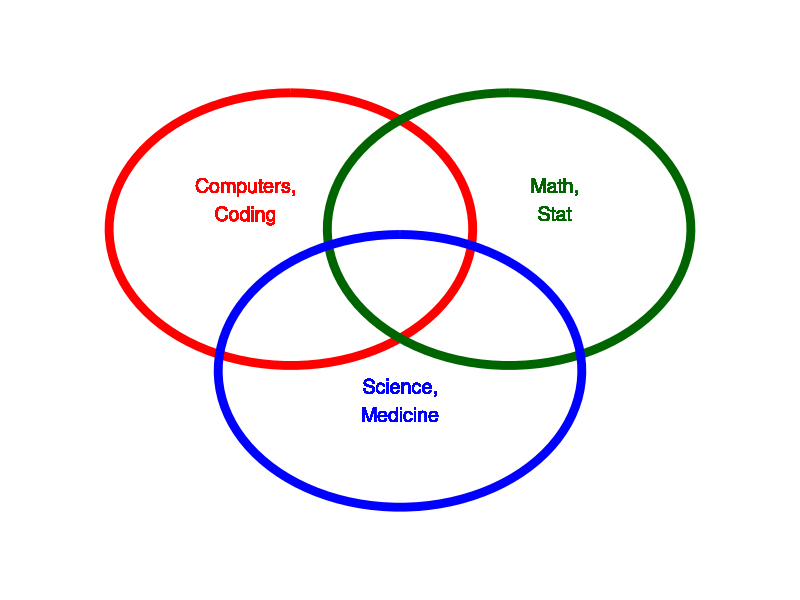
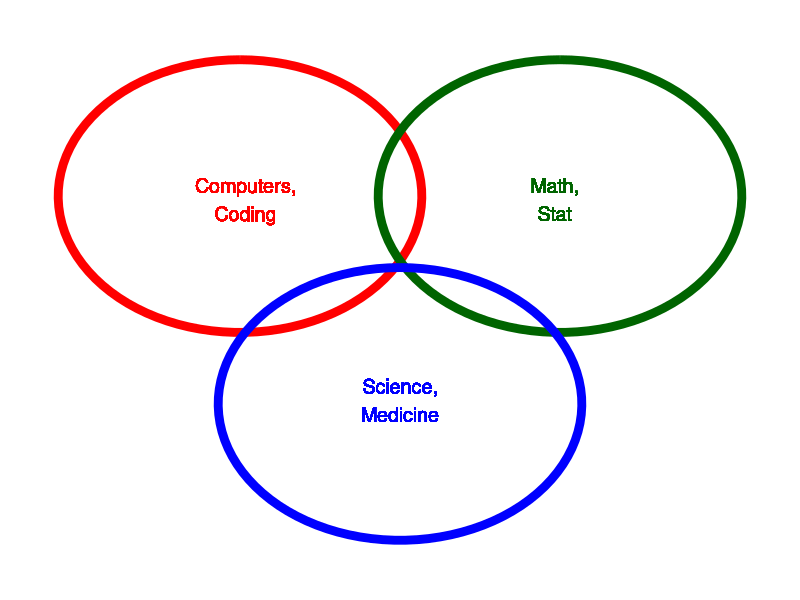

Source code (R) for these figures, in order:
## ---- chunk 1
#| label: venn-diagrams-01
#| echo: false
#| message: false
#| warning: false

library(dplyr)
library(ggplot2)
library(magrittr)
## ---- chunk 2
#| label: venn-diagrams-02
#| fig.width: 5
#| fig.height: 5
#| echo: false

o <- 0.6
v <- 0.85
draw_circles <- function() {
  dx <- 1
  dy <- 0.866
  i <- seq(0, 2*pi, length=100)
  circle <- data.frame(x=sin(i), y=cos(i))
  circle %>%
    mutate(g=1) %>%
    mutate(x=x-o*dx) %>%
    mutate(y=y+o*dy) -> circle1
  circle %>%
    mutate(g=2) %>%
    mutate(x=x+o*dx) %>%
    mutate(y=y+o*dy) -> circle2
  circle %>%
    mutate(g=3) %>%
    mutate(y=y-o*dy) -> circle3

  circle1 %>%
    bind_rows(circle2) %>%
    bind_rows(circle3) %>%
    ggplot(aes(x, y, group=g)) + 
      geom_path(color=rep(c("red", "darkgreen", "blue"), each=100), size=3) +
      geom_text(x=v*dx, y=v*dy, size=5, label="Math,\nStat", color="darkgreen") +
      geom_text(x=-v*dx, y=v*dy, size=5, label="Computers,\nCoding", color="red") +
      geom_text(x=0, y=-v*dy, size=5, label="Science,\nMedicine", color="blue") +
      expand_limits(x=c(-(dx+1),(dx+1))) +
      expand_limits(y=c(-(dx+1),(dx+1))) +
      theme_void()
}
o <- 0.6
v <- 0.85
draw_circles()
## ---- chunk 3
#| label: venn-diagrams-03
#| fig.width: 5
#| fig.height: 5
#| echo: false

o <- 0.88
draw_circles()
